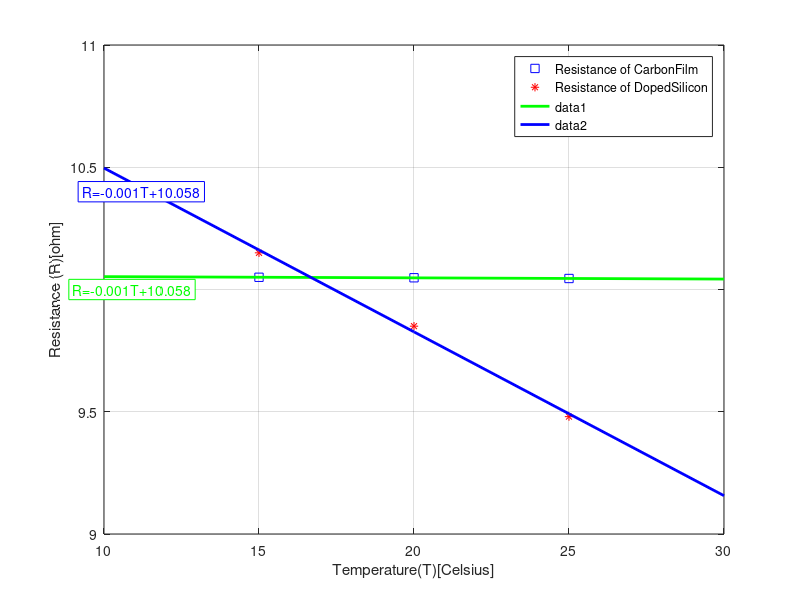

The MATLAB script that drew this image:
%{
 Aditya Chaudhari ENGR 1250-008 04/04/20
 Plots the graph of experimental data given. 
Variables:
T= Temperature(T)[Celsius]
Rc= Resistance of Carbon Film(R)[ohm]
Rd= Resistance of Doped Silicon(R)[ohm]
%}

clear
clc
close all

%initializing the variable
T=[15 20 25];
Rc=[10.050 10.048 10.045];
Rd=[10.15 9.85 9.48];

%plotting the graph
plot(T,Rc,'sb',T,Rd,'*r')

%labelling the axis
xlabel('Temperature(T)[Celsius]')
ylabel('Resistance (R)[ohm]')

%grid to be displayed
grid on

axis([10 30 9 11])

legend('Resistance of CarbonFilm','Resistance of DopedSilicon','Location','Best')

%polyfit(Linear Trendline)
C=polyfit(T,Rc,1);
m=C(1);
b=C(2);
Tpf=[10:5:30];
Rcpf=[m*Tpf+b];

C2=polyfit(T,Rd,1);
m2=C2(1);
b2=C2(2);
Tpf2=[10:5:30];
Rdpf=m2*Tpf2+b2;

hold on
plot(Tpf,Rcpf,'g','LineWidth',2)
plot(Tpf2,Rdpf,'b','LineWidth',2)
TE=sprintf('R=%0.3fT+%0.3f',m,b);
text(9,10,TE,'BackgroundColor','w','EdgeColor','g','Color','g','FontSize',10)
TE2=sprintf('R=%0.3fT+%0.3f',m2,b2);
text(9.3,10.4,TE,'BackgroundColor','w','EdgeColor','b','Color','b','FontSize',10)